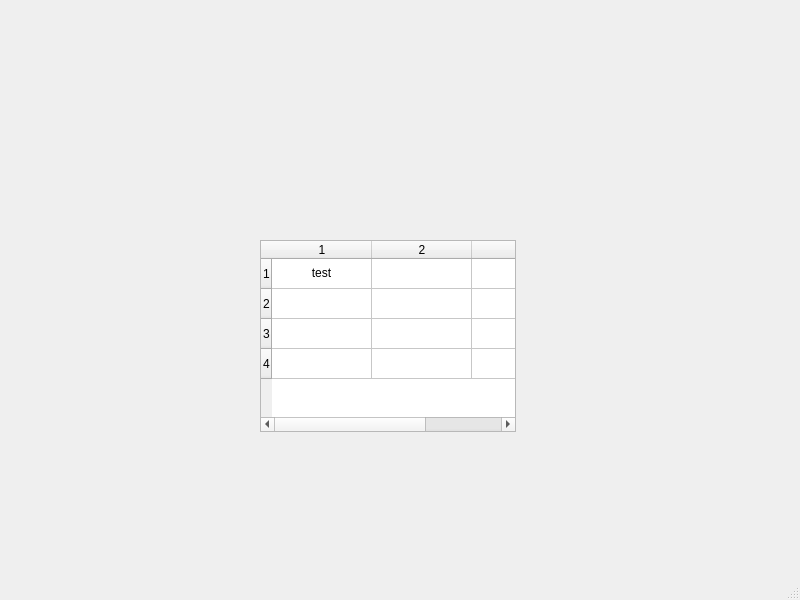
<?xml version="1.0" encoding="UTF-8"?>
<ui version="4.0">
 <class>MainWindow</class>
 <widget class="QMainWindow" name="MainWindow">
  <property name="geometry">
   <rect>
    <x>0</x>
    <y>0</y>
    <width>800</width>
    <height>600</height>
   </rect>
  </property>
  <property name="windowTitle">
   <string>MainWindow</string>
  </property>
  <widget class="QWidget" name="centralwidget">
   <widget class="QTableWidget" name="tableWidget">
    <property name="geometry">
     <rect>
      <x>260</x>
      <y>240</y>
      <width>256</width>
      <height>192</height>
     </rect>
    </property>
    <property name="rowCount">
     <number>4</number>
    </property>
    <property name="columnCount">
     <number>3</number>
    </property>
    <row/>
    <row/>
    <row/>
    <row/>
    <column/>
    <column/>
    <column/>
    <item row="0" column="0">
     <property name="text">
      <string>test</string>
     </property>
     <property name="textAlignment">
      <set>AlignCenter</set>
     </property>
    </item>
   </widget>
  </widget>
  <widget class="QMenuBar" name="menubar">
   <property name="geometry">
    <rect>
     <x>0</x>
     <y>0</y>
     <width>800</width>
     <height>26</height>
    </rect>
   </property>
  </widget>
  <widget class="QStatusBar" name="statusbar"/>
 </widget>
 <resources/>
 <connections/>
</ui>
